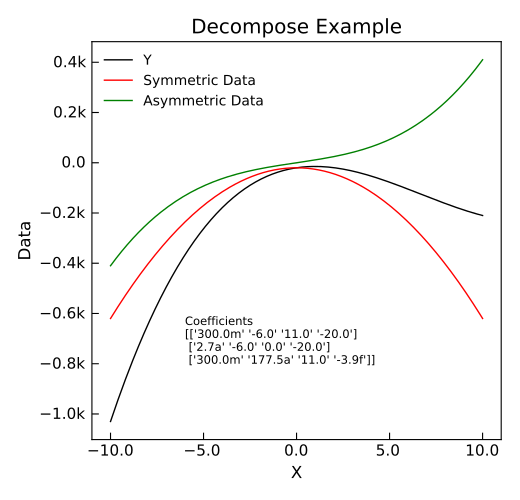

Recreate this plot in Python.
"""Decompose Example"""
from Stoner import Data
from Stoner.tools import format_val
from numpy import linspace, reshape, array

x = linspace(-10, 10, 201)
y = 0.3 * x ** 3 - 6 * x ** 2 + 11 * x - 20
d = Data(x, y, setas="xy", column_headers=["X", "Y"])
d.decompose()
d.setas = "xyyy"
coeffs = d.polyfit(polynomial_order=3)
str_coeffs = [format_val(c, mode="eng", places=1) for c in coeffs.ravel()]
str_coeffs = reshape(array(str_coeffs), coeffs.shape)
d.plot()
d.text(-6, -800, "Coefficients\n{}".format(str_coeffs), fontdict={"size": "x-small"})
d.ylabel = "Data"
d.title = "Decompose Example"
d.tight_layout()
